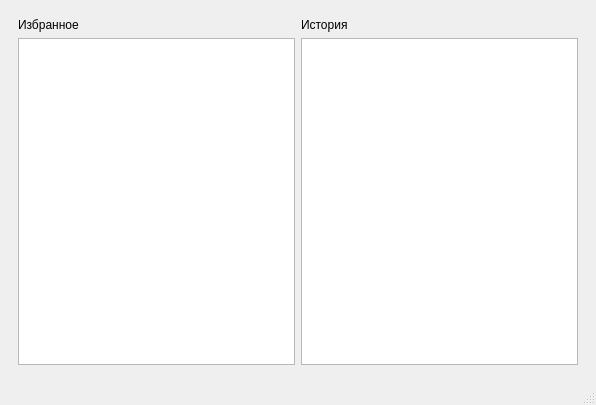
<?xml version="1.0" encoding="UTF-8"?>
<ui version="4.0">
 <class>MainWindow</class>
 <widget class="QMainWindow" name="MainWindow">
  <property name="geometry">
   <rect>
    <x>0</x>
    <y>0</y>
    <width>596</width>
    <height>405</height>
   </rect>
  </property>
  <property name="windowTitle">
   <string>MainWindow</string>
  </property>
  <widget class="QWidget" name="centralwidget">
   <layout class="QVBoxLayout" name="verticalLayout">
    <item>
     <widget class="QStackedWidget" name="stackedWidget">
      <property name="currentIndex">
       <number>1</number>
      </property>
      <widget class="QWidget" name="page">
       <layout class="QVBoxLayout" name="verticalLayout_3">
        <item>
         <layout class="QVBoxLayout" name="verticalLayout_2" stretch="0,0">
          <item>
           <layout class="QHBoxLayout" name="horizontalLayout">
            <item>
             <widget class="QLabel" name="label">
              <property name="text">
               <string>TextLabel</string>
              </property>
             </widget>
            </item>
            <item>
             <widget class="QLineEdit" name="lineEdit"/>
            </item>
            <item>
             <widget class="QPushButton" name="pushButton">
              <property name="text">
               <string>PushButton</string>
              </property>
             </widget>
            </item>
            <item>
             <spacer name="horizontalSpacer">
              <property name="orientation">
               <enum>Qt::Horizontal</enum>
              </property>
              <property name="sizeHint" stdset="0">
               <size>
                <width>40</width>
                <height>20</height>
               </size>
              </property>
             </spacer>
            </item>
           </layout>
          </item>
          <item>
           <widget class="QScrollArea" name="scrollArea">
            <property name="widgetResizable">
             <bool>true</bool>
            </property>
            <widget class="QWidget" name="scrollAreaWidgetContents">
             <property name="geometry">
              <rect>
               <x>0</x>
               <y>0</y>
               <width>556</width>
               <height>288</height>
              </rect>
             </property>
             <layout class="QVBoxLayout" name="verticalLayout_5">
              <item>
               <layout class="QVBoxLayout" name="verticalLayout_4">
                <item>
                 <widget class="QLabel" name="label_2">
                  <property name="text">
                   <string>TextLabel</string>
                  </property>
                 </widget>
                </item>
                <item>
                 <widget class="QLabel" name="label_3">
                  <property name="text">
                   <string>TextLabel</string>
                  </property>
                 </widget>
                </item>
                <item>
                 <widget class="QLabel" name="label_4">
                  <property name="text">
                   <string>TextLabel</string>
                  </property>
                 </widget>
                </item>
                <item>
                 <widget class="QLabel" name="label_5">
                  <property name="text">
                   <string>TextLabel</string>
                  </property>
                 </widget>
                </item>
                <item>
                 <widget class="QLabel" name="label_6">
                  <property name="text">
                   <string>TextLabel</string>
                  </property>
                 </widget>
                </item>
                <item>
                 <widget class="QLabel" name="label_7">
                  <property name="text">
                   <string>TextLabel</string>
                  </property>
                 </widget>
                </item>
                <item>
                 <widget class="QLabel" name="label_8">
                  <property name="text">
                   <string>TextLabel</string>
                  </property>
                 </widget>
                </item>
                <item>
                 <widget class="QLabel" name="label_9">
                  <property name="text">
                   <string>TextLabel</string>
                  </property>
                 </widget>
                </item>
               </layout>
              </item>
             </layout>
            </widget>
           </widget>
          </item>
         </layout>
        </item>
       </layout>
      </widget>
      <widget class="QWidget" name="page_2">
       <layout class="QHBoxLayout" name="horizontalLayout_3">
        <item>
         <layout class="QVBoxLayout" name="verticalLayout_6">
          <item>
           <layout class="QHBoxLayout" name="horizontalLayout_2">
            <item>
             <widget class="QLabel" name="label_10">
              <property name="text">
               <string>Избранное</string>
              </property>
             </widget>
            </item>
            <item>
             <widget class="QLabel" name="label_11">
              <property name="text">
               <string>История</string>
              </property>
             </widget>
            </item>
           </layout>
          </item>
          <item>
           <layout class="QHBoxLayout" name="horizontalLayout_4">
            <item>
             <widget class="QListView" name="listView"/>
            </item>
            <item>
             <widget class="QListView" name="listView_2"/>
            </item>
           </layout>
          </item>
         </layout>
        </item>
       </layout>
      </widget>
     </widget>
    </item>
   </layout>
  </widget>
  <widget class="QMenuBar" name="menubar">
   <property name="geometry">
    <rect>
     <x>0</x>
     <y>0</y>
     <width>596</width>
     <height>22</height>
    </rect>
   </property>
  </widget>
  <widget class="QStatusBar" name="statusbar"/>
 </widget>
 <resources/>
 <connections/>
</ui>
